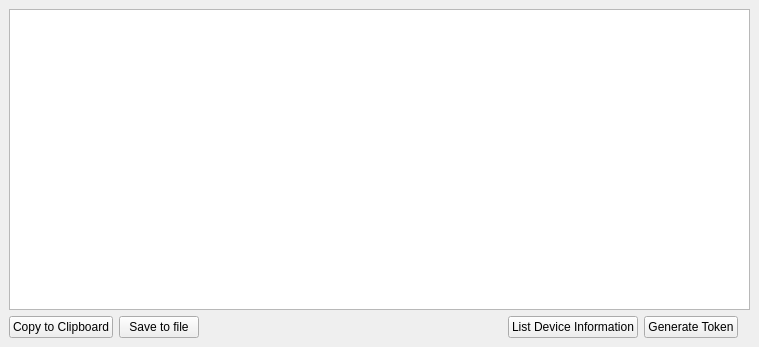
<?xml version="1.0" encoding="UTF-8"?>
<ui version="4.0">
 <class>MainWindow</class>
 <widget class="QMainWindow" name="MainWindow">
  <property name="geometry">
   <rect>
    <x>0</x>
    <y>0</y>
    <width>759</width>
    <height>347</height>
   </rect>
  </property>
  <property name="windowTitle">
   <string>MainWindow</string>
  </property>
  <widget class="QWidget" name="centralwidget">
   <layout class="QGridLayout" name="gridLayout">
    <item row="1" column="0">
     <widget class="QPushButton" name="bt0">
      <property name="text">
       <string>Copy to Clipboard</string>
      </property>
     </widget>
    </item>
    <item row="1" column="1">
     <widget class="QPushButton" name="bt1">
      <property name="text">
       <string>Save to file</string>
      </property>
     </widget>
    </item>
    <item row="1" column="2">
     <spacer name="horizontalSpacer">
      <property name="orientation">
       <enum>Qt::Horizontal</enum>
      </property>
      <property name="sizeHint" stdset="0">
       <size>
        <width>40</width>
        <height>20</height>
       </size>
      </property>
     </spacer>
    </item>
    <item row="0" column="0" colspan="7">
     <widget class="LogWgt" name="log"/>
    </item>
    <item row="1" column="4">
     <widget class="QPushButton" name="bt3">
      <property name="enabled">
       <bool>true</bool>
      </property>
      <property name="text">
       <string>Generate Token</string>
      </property>
     </widget>
    </item>
    <item row="1" column="3">
     <widget class="QPushButton" name="bt2">
      <property name="enabled">
       <bool>true</bool>
      </property>
      <property name="text">
       <string>List Device Information</string>
      </property>
     </widget>
    </item>
   </layout>
  </widget>
 </widget>
 <customwidgets>
  <customwidget>
   <class>LogWgt</class>
   <extends>QTextBrowser</extends>
   <header>Log.h</header>
  </customwidget>
 </customwidgets>
 <resources/>
 <connections/>
</ui>
